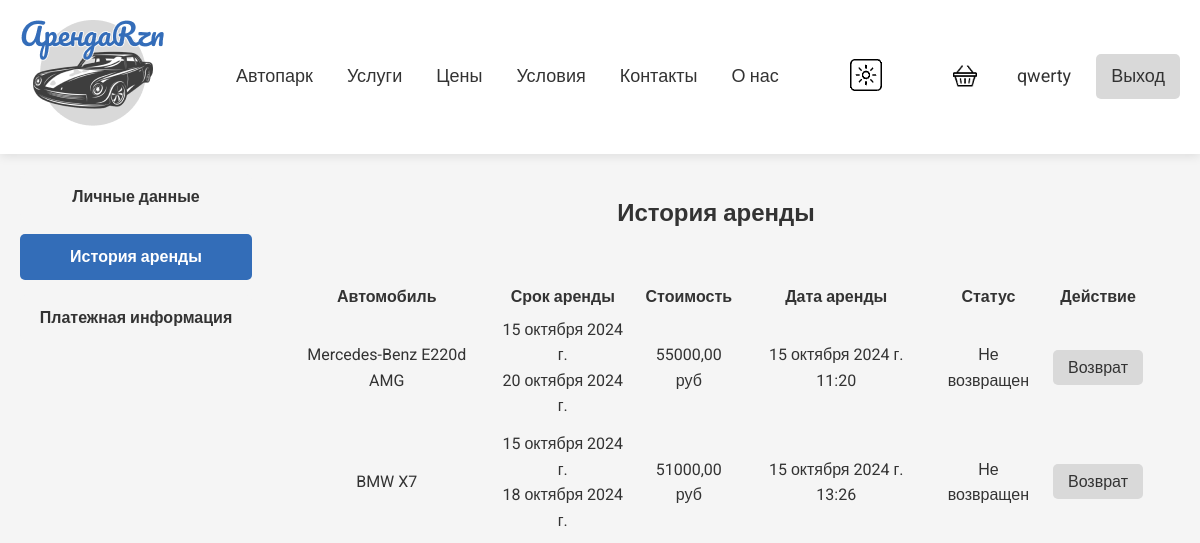
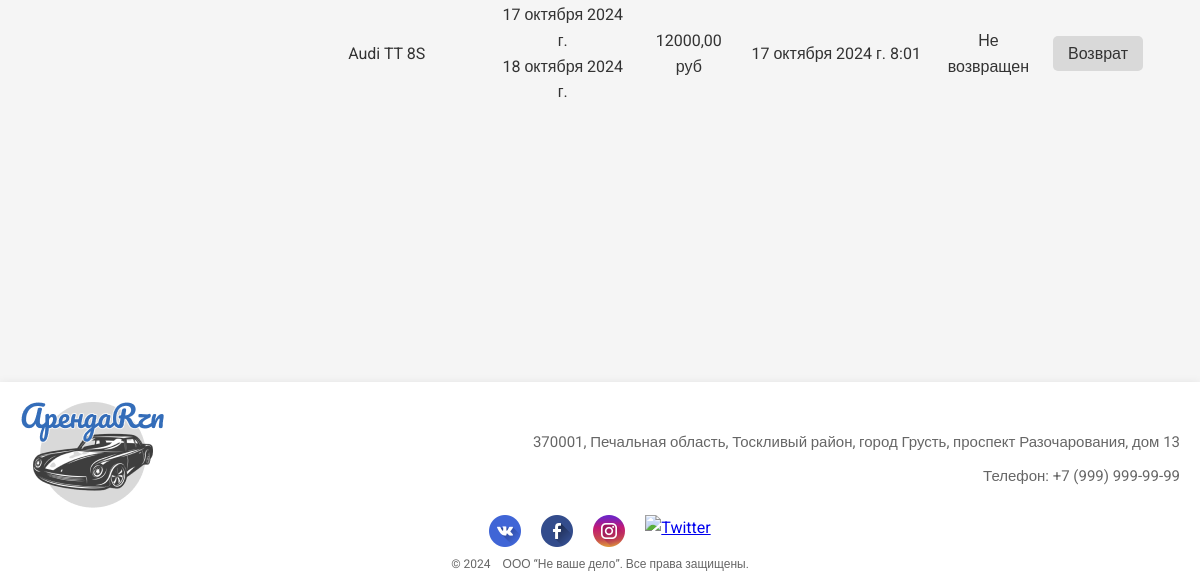
The app's page /users/rental_history (signed in), older data (2 pictures, top to bottom).
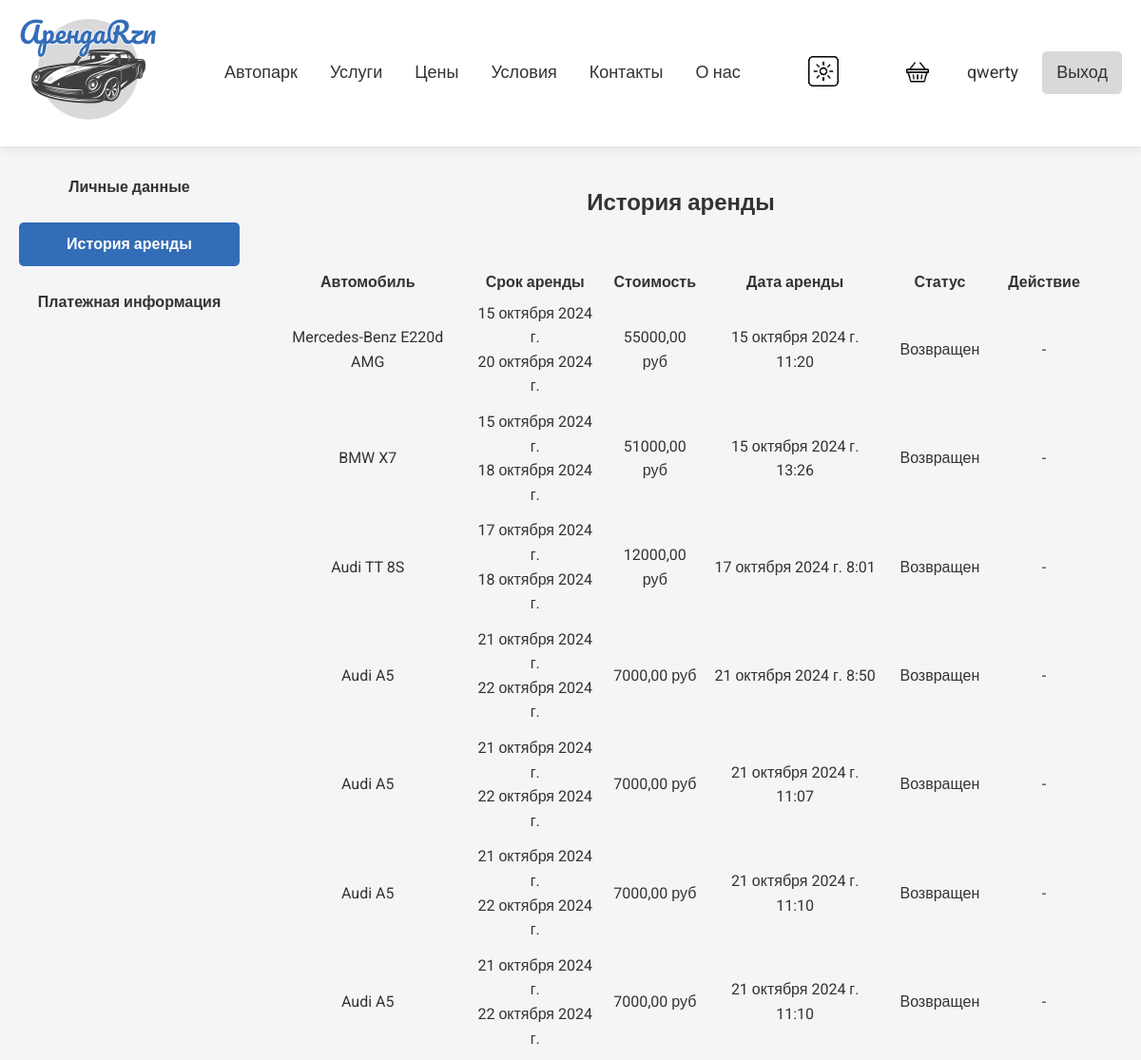
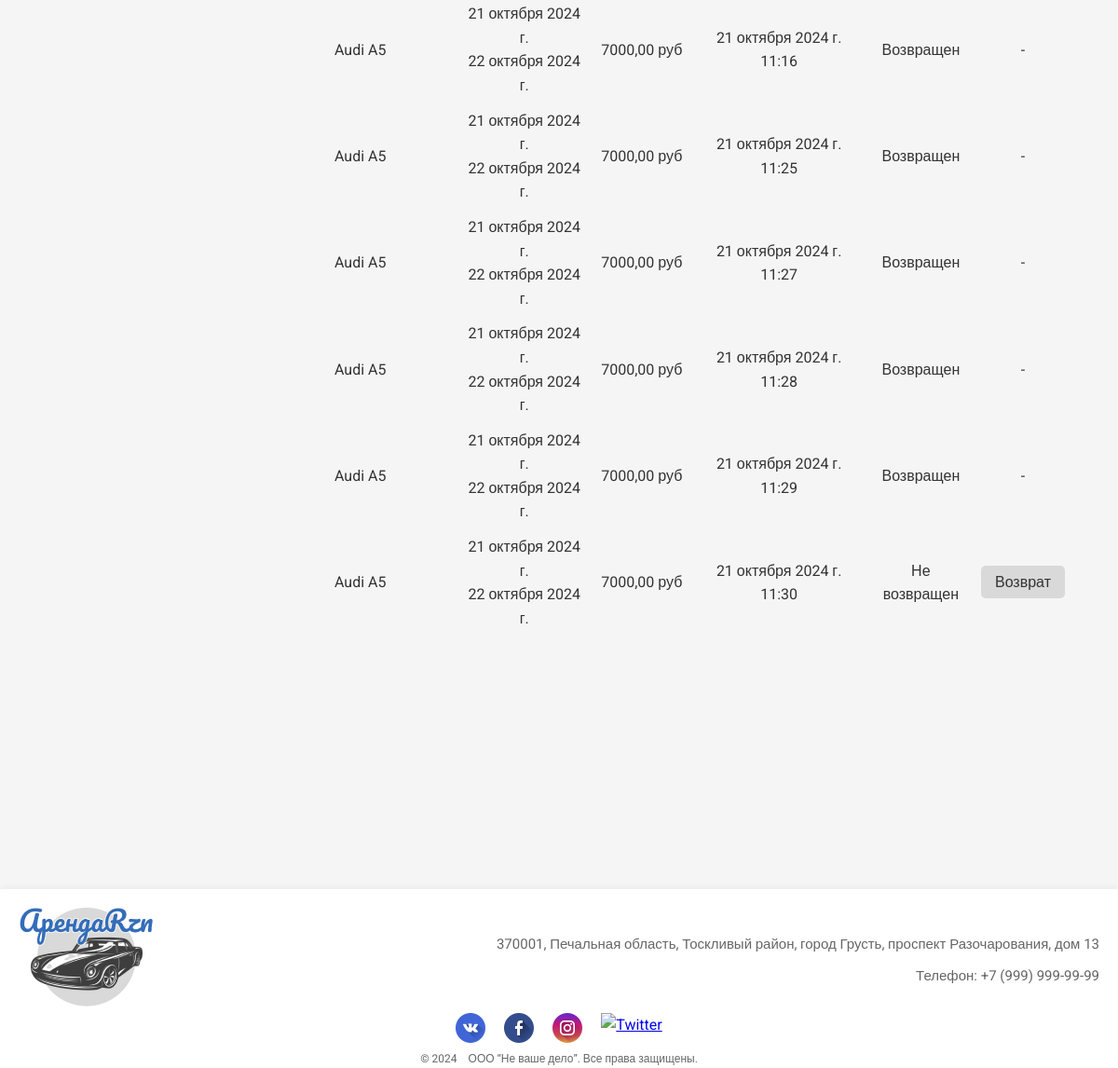
The same page, newer data (2 pictures, top to bottom).
### users/models.py (models this page shows)
class User(AbstractUser):
    image = models.ImageField(upload_to='users_images', blank=True)
    phone_number = models.CharField(max_length=15, blank=True)
    documents = models.FileField(upload_to='documents', blank=True)

### cars/models.py (models this page shows, shortened)
class RentalHistory(models.Model):
    user = models.ForeignKey(User, on_delete=models.CASCADE)
    car = models.ForeignKey(Cars, on_delete=models.CASCADE)
    start_date = models.DateField()
    end_date = models.DateField()
    total_price = models.DecimalField(max_digits=10, decimal_places=2)
    rented_at = models.DateTimeField(auto_now_add=True)
    is_returned = models.BooleanField(default=False)

class Cars(models.Model):
    brand = models.ForeignKey(CarBrands, on_delete=models.PROTECT)
    model = models.CharField(max_length=64)
    year = models.IntegerField()
    image = models.ImageField(upload_to='car_img', blank=True)
    description = models.TextField(blank=True)
    price = models.DecimalField(max_digits=9, decimal_places=2)
    carClass = models.ForeignKey(CarClasses, on_delete=models.PROTECT)
    is_rented = models.BooleanField(default=False)

class CarBrands(models.Model):
    name = models.CharField(max_length=64, unique=True)
    def __str__(self) -> str:
        return self.name

### users/views.py (the view)
# urls.py: path('rental_history', rental_history, name='rental_history'),
@login_required
def rental_history(request):
    rental = RentalHistory.objects.filter(user=request.user)
    context = {'history_items': rental,
               'title': 'История аренды',}
    return render(request, 'users/rental_history.html', context)

### users/templates/users/rental_history.html (shortened to what this page needs)
{% extends 'cars/base.html' %}
{% load static %}
{% block css %}
  <link rel="stylesheet" href='{% static "css/rental_history.css" %}' />
{% endblock %}
{% block context %}
<section class="history-section">
    <div class="profile-sidebar">
        <ul>
            <li><a href="{% url 'users:profile' %}">Личные данные</a></li>
            <li><a class="active" href="{% url 'users:rental_history' %}">История аренды</a></li>
            <li><a href="#payment-info">Платежная информация</a></li>
        </ul>
    </div>
    <div class="history-items">
        <h1>История аренды</h1>
        {% if history_items %}
            <table class="history-table">
                <thead>
                    <tr>
                        <th>Автомобиль</th>
                        <th>Срок аренды</th>
                        <th>Стоимость</th>
                        <th>Дата аренды</th>
                        <th>Статус</th>
                        <th>Действие</th>
                    </tr>
                </thead>
                <tbody>
                    {% for item in history_items %}
                    <tr>
                        <td>{{ item.car.brand }} {{ item.car.model }}</td>
                        <td>{{ item.start_date }} <br> {{ item.end_date }}</td>
                        <td>{{ item.total_price }} руб</td>
                        <td>{{ item.rented_at }}</td>
                        <td>
                            {% if item.is_returned %}
                                Возвращен
                            {% else %}
                                Не возвращен
                            {% endif %}
                        </td>
                        <td>
                            {% if not item.is_returned %}
                                <a href="{% url 'users:return_car' item.id %}" class="return-btn">Возврат</a>
                            {% else %}
                                -
                            {% endif %}
                        </td>
                    </tr>
                    {% endfor %}
                </tbody>
            </table>
        {% else %}
            <p>У вас нет истории аренды.</p>
        {% endif %}
    </div>
</section>
{% endblock %}

### cars/templates/cars/base.html (shortened to what this page needs)
<!DOCTYPE html>
{% load static %}
<html lang="ru">
<head>
  <link rel="stylesheet" href='{% static "css/global.css" %}' />
  {% block css %} {% endblock %}
</head>
<body class="light-theme">
  <div class="wrapper">
    <header class="header light-theme">
      <div><a href="{% url 'index' %}"><img src='{% static "/img/logo.png" %}' alt="logo"></a></div>
      <nav class="nav-menu light-theme">
        <a href="{% url 'cars:index' %}">Автопарк</a>
        <a href="#services">Услуги</a>
        <a href="#prices">Цены</a>
        <a href="#conditions">Условия</a>
        <a href="#contacts">Контакты</a>
        <a href="{% url 'about' %}">О нас</a>
      </nav>
      <button id="themeToggle">
        <img class="img" id="img" alt="Светлая тема" src='{% static "img/icons/dark.png" %}' />
      </button>
      <div class="auth light-theme">
        {% if user.is_authenticated %}
          <div class="cart">
            <a href="{% url 'cart' %}" class="cart-btn">
              <img class="cart-img" id="cart-img" src={% static "img/icons/cart-dark.png" %} alt="Корзина">
            </a>
          </div>
          <a href="{% url 'users:profile' %}" class="profile-btn" id="profile-btn">{{ user.username }}</a>
          <a href="{% url 'users:logout' %}" class="logout-btn" id="logout-btn">Выход</a>
        {% else %}
          <a href="{% url 'users:register' %}" class="register-btn" id="register-btn">Регистрация</a>
          <a href="{% url 'users:login' %}" class="login-btn" id="login-btn">Вход</a>
        {% endif %}
      </div>
    </header>
    <div class="main">
      {% block context %} {% endblock %}
    </div>
    <footer class="footer light-theme">
      <div class="place">
        <div><a href="{% url 'index' %}"><img src='{% static "/img/logo.png" %}' alt="logo"></a></div>
        <div>
          <p class="info">370001, Печальная область, Тоскливый район, город Грусть, проспект Разочарования, дом 13</p>
          <p class="info">Телефон: +7 (999) 999-99-99</p>
        </div>
      </div>
      <div class="social-icons">
        <a href="https://vk.com" target="_blank" class="social-icon vk">
          <img src={% static "img/icons/vkontakte.png" %} alt="VK">
        </a>
        <a href="https://facebook.com" target="_blank" class="social-icon facebook">
          <img src={% static "img/icons/facebook.png" %} alt="Facebook">
        </a>
        <a href="https://instagram.com" target="_blank" class="social-icon instagram">
          <img src={% static "img/icons/instagram.png" %} alt="Instagram">
        </a>
        <a href="https://twitter.com" target="_blank" class="social-icon twitter">
          <img src={% static "img/icons/twitter.png" %} alt="Twitter">
        </a>
      </div>
      <p class="copy">&copy; 2024 &ensp; ООО “Не ваше дело”. Все права защищены.</p>
    </footer>
  </div>
</body>
</html>

### static/css/global.css (style rules this page uses)
* { margin: 0; padding: 0; box-sizing: border-box; }
body.light-theme { background-color: #f5f5f5; color: #333; }
body, html { font-family: "Roboto", sans-serif; line-height: 1.6; height: 100%; }
.wrapper { min-height: 100%; display: flex; flex-direction: column; align-items: center; justify-content: space-between; text-align: center; position: relative; }
.header { display: flex; justify-content: space-between; align-items: center; width: 100%; max-width: 1280px; padding: 20px; box-shadow: 0 2px 10px rgba(0, 0, 0, 0.1); }
.header.light-theme { background-color: #ffffff; }
#themeToggle { background-color: transparent; border: 0; outline: none; cursor: pointer; }
.nav-menu a { margin: 0 15px; font-size: 18px; text-decoration: none; transition: color 0.3s; }
.nav-menu.light-theme > a { color: #333; }
.auth { display: flex; gap: 10px; }
.auth.light-theme > a { color: #333; }
.cart { display: flex; align-items: center; padding: 8px 15px; }
.cart a { padding: 0; }
.cart-btn { padding: 0; height: 26px; }
.cart-img { height: 24px; width: 24px; }
#register-btn, #profile-btn, #cart-btn { padding: 8px 15px; font-size: 18px; text-decoration: none; transition: color 0.3s; }
#login-btn, #logout-btn { padding: 8px 15px; background-color: #d9d9d9; color: #333; text-decoration: none; border-radius: 5px; font-size: 18px; }
.main { flex: 1 1 auto; min-height: 100%; display: flex; flex-direction: column; align-items: center; justify-content: space-between; text-align: center; position: relative; width: 100%; max-width: 1280px; }
.footer { flex: 0 0 auto; box-shadow: 0 2px 10px rgba(0, 0, 0, 0.1); color: #333; padding: 20px 20px 0; width: 100%; max-width: 1280px; text-align: center; margin-top: 200px }
.footer.light-theme { background-color: #ffffff; }
.footer.light-theme p { color: #666; }
.copy { font-size: 12px; }
.place { display: flex; align-items: center; justify-content: space-between; }
.info { font-size: 15px; margin: 10px 0; text-align: right; }
.social-icons { display: flex; justify-content: center; gap: 20px; }
.profile-sidebar { width: 20%; }
.profile-sidebar ul { list-style: none; padding: 0; }
.profile-sidebar ul li { margin-bottom: 15px; }
.profile-sidebar ul li a { text-decoration: none; color: #333; font-weight: bold; padding: 10px 15px; display: block; background-color: #f5f5f5; border-radius: 5px; transition: background-color 0.3s ease; }
.profile-sidebar ul li a:hover, .profile-sidebar ul li a.active { background-color: #336db8; color: #fff; }

### static/css/rental_history.css (style rules this page uses)
.history-section { display: flex; padding: 20px; width: 100%; height: 100%; }
.history-items { width: 80%; }
.history-table { text-align: center; width: 100%; }
td { padding: 5px; }
.history-items { padding: 20px 30px 50px; }
.history-items h1 { margin-bottom: 50px; }
.return-btn { padding: 8px 15px; background-color: #d9d9d9; color: #333; text-decoration: none; border-radius: 5px; }

Row changes from the older to the newer data that the page shows:
changed RentalHistory "20 октября 2024 г.": is_returned "Не возвращен Возврат" → "Возвращен -"
changed RentalHistory "15 октября 2024 г. 13:26": is_returned "Не возвращен Возврат" → "Возвращен -"
changed RentalHistory "17 октября 2024 г.": is_returned "Не возвращен Возврат" → "Возвращен -"
added RentalHistory: car.brand "Audi", car.model "A5", start_date "21 октября 2024 г.", end_date "22 октября 2024 г.", total_price "7000,00", rented_at "21 октября 2024 г. 8:50", is_returned "Возвращен"
added RentalHistory: car.brand "Audi", car.model "A5", start_date "21 октября 2024 г.", end_date "22 октября 2024 г.", total_price "7000,00", rented_at "21 октября 2024 г. 11:07", is_returned "Возвращен"
added RentalHistory: car.brand "Audi", car.model "A5", start_date "21 октября 2024 г.", end_date "22 октября 2024 г.", total_price "7000,00", rented_at "21 октября 2024 г. 11:10", is_returned "Возвращен"
added RentalHistory: car.brand "Audi", car.model "A5", start_date "21 октября 2024 г.", end_date "22 октября 2024 г.", total_price "7000,00", rented_at "21 октября 2024 г. 11:10", is_returned "Возвращен"
added RentalHistory: car.brand "Audi", car.model "A5", start_date "21 октября 2024 г.", end_date "22 октября 2024 г.", total_price "7000,00", rented_at "21 октября 2024 г. 11:16", is_returned "Возвращен"
added RentalHistory: car.brand "Audi", car.model "A5", start_date "21 октября 2024 г.", end_date "22 октября 2024 г.", total_price "7000,00", rented_at "21 октября 2024 г. 11:25", is_returned "Возвращен"
added RentalHistory: car.brand "Audi", car.model "A5", start_date "21 октября 2024 г.", end_date "22 октября 2024 г.", total_price "7000,00", rented_at "21 октября 2024 г. 11:27", is_returned "Возвращен"
added RentalHistory: car.brand "Audi", car.model "A5", start_date "21 октября 2024 г.", end_date "22 октября 2024 г.", total_price "7000,00", rented_at "21 октября 2024 г. 11:28", is_returned "Возвращен"
added RentalHistory: car.brand "Audi", car.model "A5", start_date "21 октября 2024 г.", end_date "22 октября 2024 г.", total_price "7000,00", rented_at "21 октября 2024 г. 11:29", is_returned "Возвращен"
added RentalHistory: car.brand "Audi", car.model "A5", start_date "21 октября 2024 г.", end_date "22 октября 2024 г.", total_price "7000,00", rented_at "21 октября 2024 г. 11:30", is_returned "Не возвращен"
